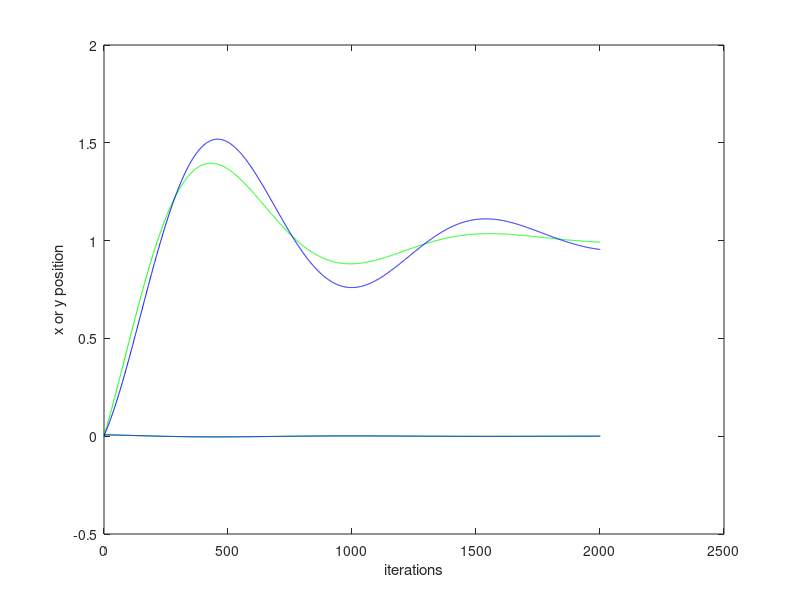

The MATLAB source for this figure:
%% test PID code

clear all
close all

%desired (x,y) pos
Setpoints = [[0,0];[1,1]];

%all x,y positions
Px = [0];
Py = [0];

%Velocities (can take this out)
Vx = [1];
Vy = [1];

%step size
h = .01;

%PID x,y gains
Kpx = .6; Kpy = .4;
Kix = .5; Kiy = .5;
Kdx = .4; Kdy = .4;

%init integral+derivatives
xIntegral = 0; yIntegral = 0;
xDerivative = 0; yDerivative = 0;

%xcontroller
for i = 1:length(Setpoints)
    %error initialization
    xError = Setpoints(i,1) - Px(1);
    yError = Setpoints(i,2) - Py(1);
    for k = 1:2000
        xIntegral = xIntegral + (Setpoints(i,1) - Px(k)) * h; %integral of the error over time (Setpoints(i,1) - Px(k) here because i wanted to keep prev error in derivation)
        xDerivative = ((Setpoints(i,1) - Px(k)) - xError) / h; %derivative of error in regards to time
        xError = Setpoints(i,1) - Px(k);
    
        %calc new velo
        Vx(k+1) = Kpx*xError + Kix * xIntegral + Kdx*xDerivative; %why is it Kpx*xderivative?
        
        %calc new pos
        Px(k+1) = Px(k) + h*Vx(k);
    
    
        yIntegral = yIntegral + (Setpoints(i,2) - Py(k)) * h;
        yDerivative = ((Setpoints(i,2) - Py(k)) - yError) / h; %(curr err - prev err) / step size
        yError = Setpoints(i,2) - Py(k);
    
        %calc new velo
        Vy(k+1) = Kpy*yError + Kiy * yIntegral + Kdy*yDerivative;
        
        %calc new pos
        Py(k+1) = Py(k) + h*Vy(k);
        
    end 
    plot(Px, "green")
    hold on
    plot(Py, "blue")
    xlabel("iterations")
    ylabel("x or y position")
    hold on
    Px = [Setpoints(i,1)];
    Py = [Setpoints(i,2)];
end